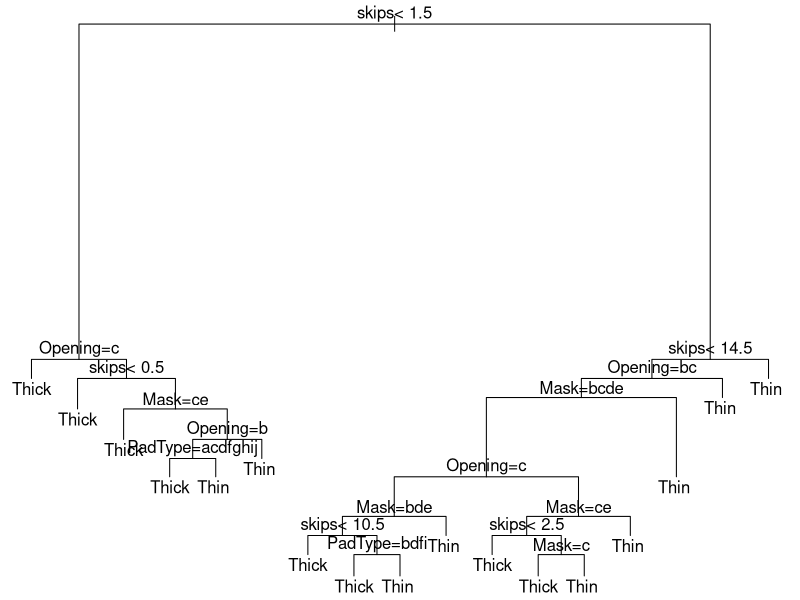

Write R code to recreate this figure.
library(rpart)
data("solder")    
str(solder)
floor_val<-floor(0.9*nrow(solder))  
train<-sample(nrow(solder),size=floor_val) 
trainingData<-solder[train,]
testData<-solder[-train,]
solder_fit<-rpart(Solder~.,parms=list(split='information'), minsplit=2, minbucket=1,data=trainingData,method='class')
par(mar = rep(0.1, 4))
plot(solder_fit)
text(solder_fit)
summary(solder_fit)
CPVal<-solder_fit$cptable[which.min(solder_fit$cptable[,"xerror"]),"CP"]
CPVal
pruned_fit<-prune(solder_fit,cp=as.numeric(CPVal))
out<-predict(pruned_fit,newdata=testData,type="vector")
tab <- table(out, testData$Solder)
tab 
accuracy<-sum(diag(tab))/sum(tab)
accuracyPercentage<-accuracy*100
accuracyPercentage
